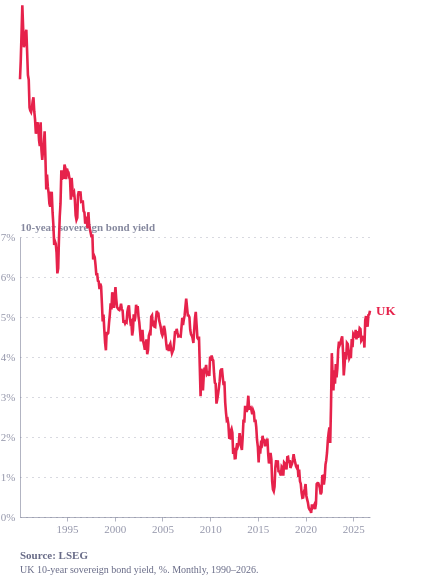

Describe this chart as a Vega-Lite specification.
### Vega-Lite specification from a JSON file in a GitHub repository (floating-point values rounded to 4 significant figures; data arrays with more than 128 entries replaced by an {"elided": "..."} marker saying what was removed)
{"config": {"font": "Circular Std", "text": {"color": "#676A86", "align": "left", "baseline": "middle", "dx": 7, "dy": 0, "fontSize": 11}, "view": {"stroke": "transparent", "continuousWidth": 400, "continuousHeight": 300, "discreteWidth": 400, "discreteHeight": 300, "fill": "transparent"}, "range": {"category": ["#36B7B4", "#E6224B", "#F4C245", "#0063AF", "#00A767", "#179FDB", "#EB5C2E", "#5C267B", "#122B39"], "diverging": ["#E6224B", "#E54753", "#C9C9C9", "#179FDB", "#122B39"], "heatmap": ["#C9C9C9", "#179FDB", "#0063AF", "#122B39"], "ordinal": ["#00A767", "#36B7B4", "#179FDB", "#0063AF", "#243B5A"]}, "bar": {"color": "#179fdb"}, "line": {"color": "#e6224b"}, "rule": {"color": "#676A86"}, "area": {"opacity": 0.8}, "point": {"filled": true, "size": 80, "color": "#e6224b", "opacity": 0.95}, "geoshape": {"stroke": "white", "strokeWidth": 0.3}, "rect": {"fill": "#d6d4d4", "opacity": 0.3}, "axis": {"labelColor": "#676A86", "labelFontSize": 11, "labelFont": "Circular Std", "labelOpacity": 0.7, "tickColor": "#676A86", "tickOpacity": 0.5, "domainColor": "#676A86", "domainOpacity": 0.5, "gridColor": "#676A86", "gridDash": [2, 2], "gridOpacity": 0.5, "title": null, "titleColor": "#676A86", "titleOpacity": 0.8, "tickSize": 4}, "axisXDiscrete": {"grid": false, "labelAngle": 0, "tickCount": 10, "tickOpacity": 0.5, "title": null}, "axisYDiscrete": {"ticks": false, "labelPadding": 5}, "axisXTemporal": {"grid": false, "ticks": true}, "axisXQuantitative": {"grid": true}, "axisYQuantitative": {"gridColor": "#676A86", "gridDash": [1, 5], "gridOpacity": 0.5, "ticks": false, "labelPadding": 5, "tickCount": 8, "titleAngle": 0, "titleAlign": "left", "titleBaseline": "bottom", "titleX": 0, "titleY": -5}, "title": {"color": "#676A86E6", "subtitleColor": "#676A86", "font": "Circular Std", "subtitleFont": "Circular Std", "anchor": "start", "fontSize": 14, "subtitleFontSize": 12, "subtitlePadding": 4, "offset": 0, "frame": "group"}, "legend": {"titleColor": "#122b39", "title": null, "labelColor": "#122b39", "labelFontSize": 11}, "background": "white"}, "layer": [{"mark": {"type": "line", "color": "#E6224B", "strokeWidth": 2.6}, "encoding": {"x": {"axis": {"format": "%Y", "tickCount": 8}, "field": "date", "title": null, "type": "temporal"}, "y": {"axis": {"labelExpr": "datum.label + '%'"}, "field": "yield", "scale": {"domain": [0, 7]}, "title": "10-year sovereign bond yield", "type": "quantitative"}}}, {"mark": {"type": "text", "align": "left", "color": "#E6224B", "dx": 6, "fontSize": 13, "fontWeight": "bold"}, "encoding": {"text": {"value": "UK"}, "x": {"aggregate": "max", "field": "date", "type": "temporal"}, "y": {"aggregate": {"argmax": "date"}, "field": "yield", "type": "quantitative"}}}], "data": {"name": "data-9eac4024c24fc6f48b3e964628ce1185"}, "height": 280, "padding": {"right": 28}, "title": {"text": "Source: LSEG", "anchor": "start", "color": "#676A86", "dy": 12, "fontSize": 11, "orient": "bottom", "subtitle": ["UK 10-year sovereign bond yield, %. Monthly, 1990–2026."], "subtitleColor": "#676A86", "subtitleFontSize": 10}, "width": 350, "$schema": "https://vega.github.io/schema/vega-lite/v6.4.1.json", "datasets": {"data-9eac4024c24fc6f48b3e964628ce1185": {"elided": "441 records"}}}
